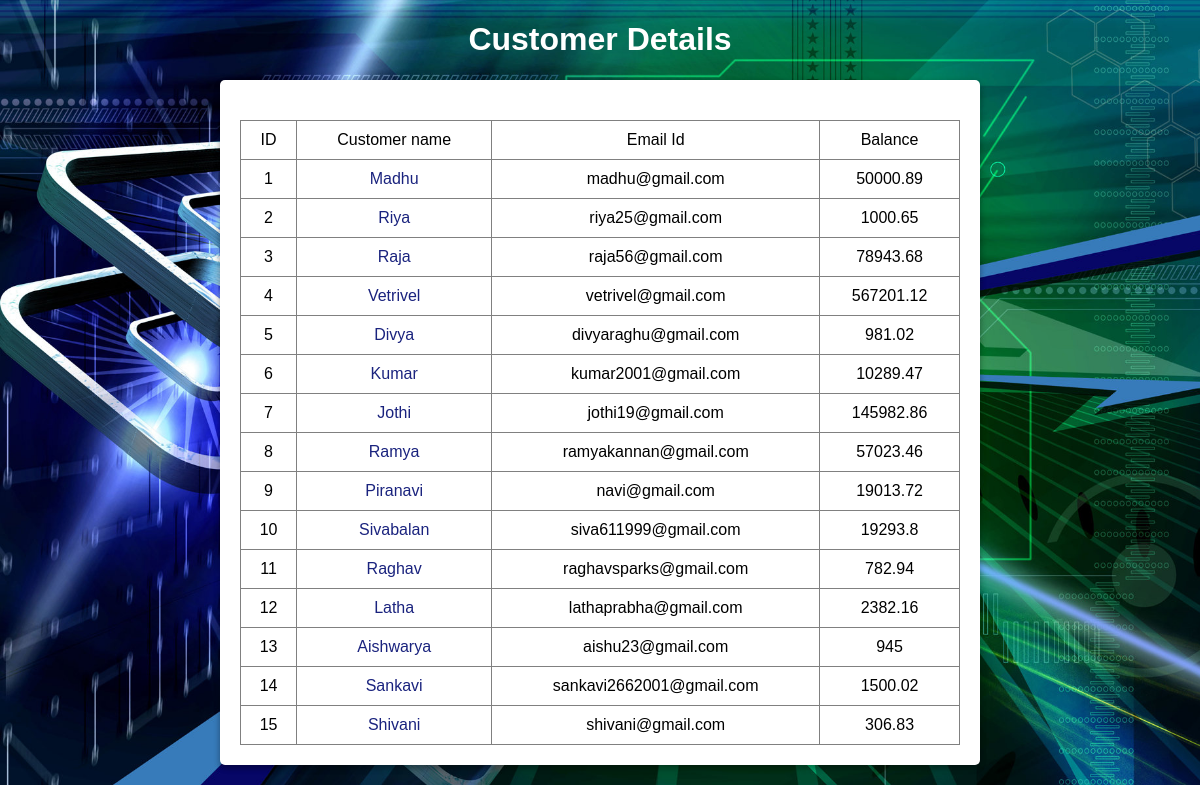
/customer.php, run on the app's committed database.
### tables this page shows
CREATE TABLE IF NOT EXISTS `customer` (
  `id` int(100) NOT NULL,
  `customer_name` varchar(50) NOT NULL,
  `email_id` varchar(1000) NOT NULL,
  `balance` double NOT NULL DEFAULT '0'
);

### customer.php (the view, shortened to what this page needs)
<!DOCTYPE html>
<html>
<head>
	<link rel="stylesheet" href="/styles/style.css">
</head>
<body>
	<div>
		<center>
			<h1>Customer Details</h1>
		</center>
	</div>
	<?php
		$conn = OpenCon();
		$sql = "SELECT * from customer";
		$result = $conn->query($sql);
		if (mysqli_num_rows($result) > 0) {
	?>
		<div class="centered info">
			<div class="transaction-info">
			</div>
			<table border="1">
				<thead>
					<tr>
						<td>ID</td>
						<td>Customer name</td>
						<td>Email Id</td>
						<td>Balance</td>
					</tr>
				</thead>
				<tbody>
					<?php
						while($row = mysqli_fetch_assoc($result)) {
					?>
							<tr>
								<td><?php echo $row["id"]; ?></td>
								<td>
									<a class="anchor" href="transfer.php?email_id=<?php echo $row["email_id"]; ?>">
										<?php echo $row["customer_name"]; ?>
									</a>
								</td>
								<td><?php echo $row["email_id"]; ?></td>
								<td><?php echo $row["balance"]; ?></td>
							</tr>
					<?php
						}
					?>
				</tbody>
			</table>
		</div>
	<?php
		}
	?>
</body>
</html>

### styles/style.css (style rules this page uses)
body { font-family: sans-serif; }
.centered { text-align: center; margin-right: auto; margin-left: auto; display: block; min-width: 300px; width: 60%; margin-bottom: 20px; box-shadow: 0 3px 6px rgba(0,0,0,0.16), 0 3px 6px rgba(0,0,0,0.23); border-radius: 5px; }
.info { background-color: #fff; color: #000; padding: 20px; }
table { width: 100%; border-collapse: collapse; }
td { padding: 10px; }
.transaction-info { padding: 10px; }
.anchor, .anchor:visited, .anchor:active { text-decoration: none; color: #1a237e; }

### customer.php (style rules this page uses)
body { margin: 0; color: #fff; background-image: url("images/9-92281_technology-wallpaper-technical-background-images-hd.jpg"); background-position: all; background-repeat: no-repeat; background-size: cover; }

### data on the page
customer: id "1", customer_name "Madhu", email "madhu@gmail.com", balance "50000.89"
customer: id "2", customer_name "Riya", email "riya25@gmail.com", balance "1000.65"
customer: id "3", customer_name "Raja", email "raja56@gmail.com", balance "78943.68"
customer: id "4", customer_name "Vetrivel", email "vetrivel@gmail.com", balance "567201.12"
customer: id "5", customer_name "Divya", email "divyaraghu@gmail.com", balance "981.02"
customer: id "6", customer_name "Kumar", email "kumar2001@gmail.com", balance "10289.47"
customer: id "7", customer_name "Jothi", email "jothi19@gmail.com", balance "145982.86"
customer: id "8", customer_name "Ramya", email "ramyakannan@gmail.com", balance "57023.46"
customer: id "9", customer_name "Piranavi", email "navi@gmail.com", balance "19013.72"
customer: id "10", customer_name "Sivabalan", email "siva611999@gmail.com", balance "19293.8"
customer: id "11", customer_name "Raghav", email "raghavsparks@gmail.com", balance "782.94"
customer: id "12", customer_name "Latha", email "lathaprabha@gmail.com", balance "2382.16"
customer: id "13", customer_name "Aishwarya", email "aishu23@gmail.com", balance "945"
customer: id "14", customer_name "Sankavi", email "sankavi2662001@gmail.com", balance "1500.02"
customer: id "15", customer_name "Shivani", email "shivani@gmail.com", balance "306.83"
